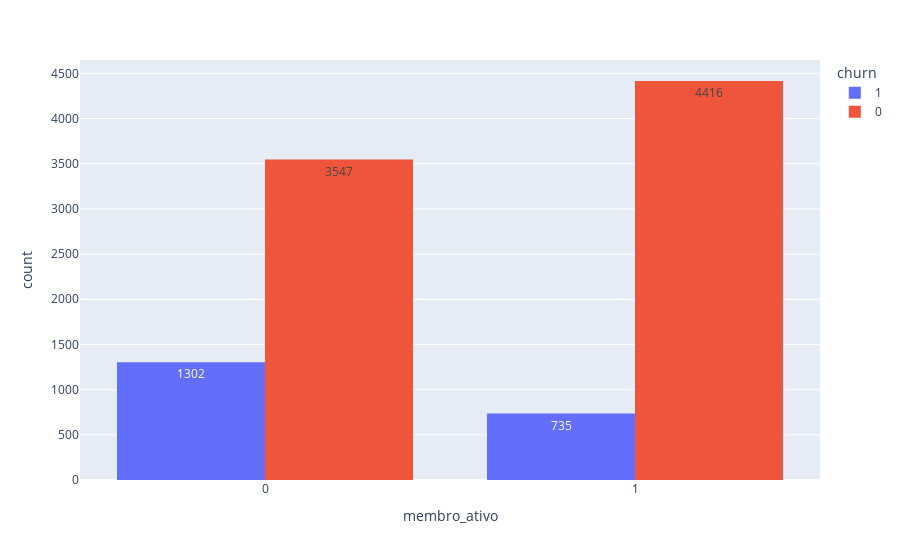

This figure's notebook cell:
### Code cell
px.histogram(df, x='membro_ativo', text_auto=True, color='churn', barmode='group')

### Figure 1 — Plotly figure (JSON) as saved in the notebook; plotly's stock layout.template omitted (floating-point values rounded to 4 significant figures; data arrays with more than 128 entries replaced by an {"elided": "..."} marker saying what was removed)
{"data": [{"alignmentgroup": "True", "bingroup": "x", "hovertemplate": "churn=1<br>membro_ativo=%{x}<br>count=%{y}<extra></extra>", "legendgroup": "1", "marker": {"color": "#636efa", "pattern": {"shape": ""}}, "name": "1", "offsetgroup": "1", "orientation": "v", "showlegend": true, "texttemplate": "%{value}", "type": "histogram", "x": {"elided": "2037 int values"}, "xaxis": "x", "yaxis": "y"}, {"alignmentgroup": "True", "bingroup": "x", "hovertemplate": "churn=0<br>membro_ativo=%{x}<br>count=%{y}<extra></extra>", "legendgroup": "0", "marker": {"color": "#EF553B", "pattern": {"shape": ""}}, "name": "0", "offsetgroup": "0", "orientation": "v", "showlegend": true, "texttemplate": "%{value}", "type": "histogram", "x": {"elided": "7963 int values"}, "xaxis": "x", "yaxis": "y"}], "layout": {"barmode": "group", "legend": {"title": {"text": "churn"}, "tracegroupgap": 0}, "margin": {"t": 60}, "xaxis": {"anchor": "y", "domain": [0, 1], "title": {"text": "membro_ativo"}}, "yaxis": {"anchor": "x", "domain": [0, 1], "title": {"text": "count"}}}}
